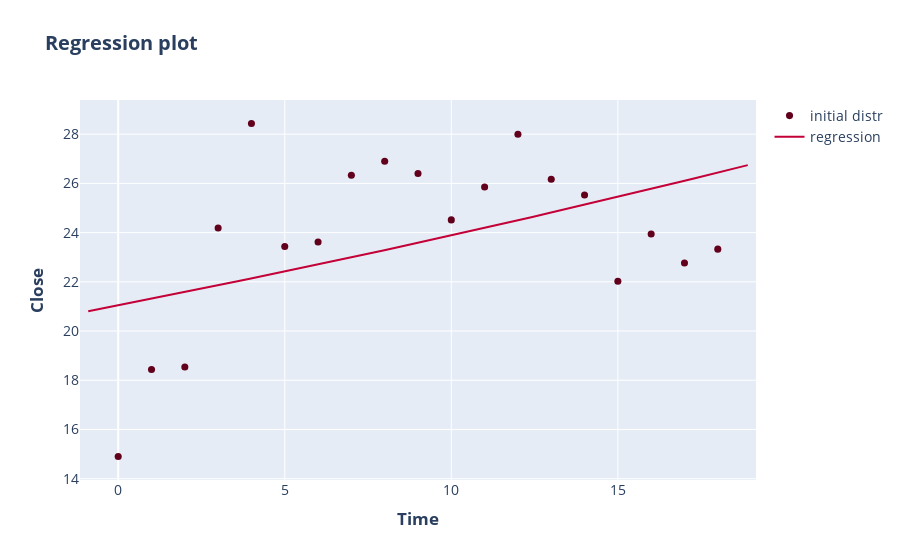

The cell this chart's notebook holds for it:
### Markdown cell above
###### Use this function for exponential regression

### Code cell
gen_exponential_plot(X, Y, w_opt_none_exp)

### Figure 1 — Plotly figure (JSON) as saved in the notebook; plotly's stock layout.template omitted (floating-point values rounded to 4 significant figures)
{"data": [{"marker": {"color": "#62001C", "size": 7.056}, "mode": "markers", "name": "initial distr", "type": "scatter", "x": [0, 1, 2, 3, 4, 5, 6, 7, 8, 9, 10, 11, 12, 13, 14, 15, 16, 17, 18], "y": [14.9, 18.44, 18.54, 24.19, 28.44, 23.43, 23.62, 26.33, 26.9, 26.4, 24.52, 25.85, 27.99, 26.17, 25.53, 22.02, 23.94, 22.76, 23.33]}, {"line": {"color": "#C30037"}, "mode": "lines", "name": "regression", "type": "scatter", "x": [-0.9, -0.4959, -0.09184, 0.3122, 0.7163, 1.12, 1.524, 1.929, 2.333, 2.737, 3.141, 3.545, 3.949, 4.353, 4.757, 5.161, 5.565, 5.969, 6.373, 6.778, 7.182, 7.586, 7.99, 8.394, 8.798, 9.202, 9.606, 10.01, 10.41, 10.82, 11.22, 11.63, 12.03, 12.43, 12.84, 13.24, 13.65, 14.05, 14.46, 14.86, 15.26, 15.67, 16.07, 16.48, 16.88, 17.28, 17.69, 18.09, 18.5, 18.9], "y": [20.8, 20.91, 21.02, 21.12, 21.23, 21.34, 21.45, 21.56, 21.67, 21.78, 21.9, 22.01, 22.12, 22.24, 22.35, 22.46, 22.58, 22.7, 22.81, 22.93, 23.05, 23.17, 23.29, 23.41, 23.53, 23.65, 23.77, 23.89, 24.01, 24.14, 24.26, 24.39, 24.51, 24.64, 24.76, 24.89, 25.02, 25.15, 25.28, 25.41, 25.54, 25.67, 25.8, 25.93, 26.07, 26.2, 26.33, 26.47, 26.61, 26.74]}], "layout": {"font": {"size": 14}, "title": {"text": "<b>Regression plot</b>"}, "xaxis": {"title": {"text": "<b>Time</b>"}}, "yaxis": {"title": {"text": "<b>Close</b>"}}}}
